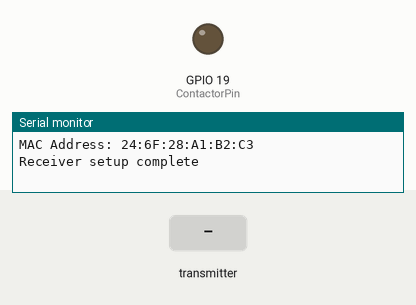
Simulated run of this sketch. Board: ESP32. Parts: output pins drawn as LEDs (lit = HIGH), the last lines printed to the serial monitor. Inputs (shaded band) come from the test bench.

Above: at 1.2 s.
1.3 s: the transmitter starts sending relayStates.0 = 1
At 1.7 s:
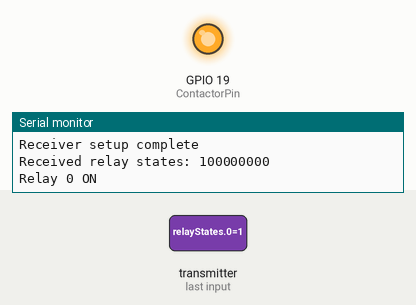
2.8 s: the transmitter starts sending relayStates.0 = 0
At 4.0 s:
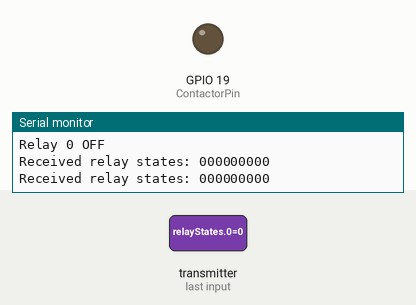
4.3 s: the transmitter starts sending relayStates.1 = 1
At 5.2 s:
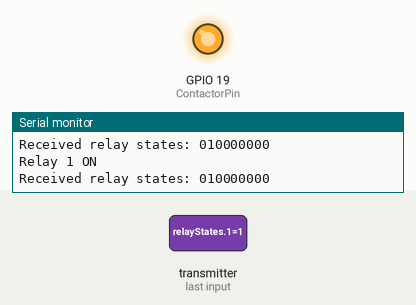
5.8 s: the transmitter starts sending relayStates.1 = 0
At 6.3 s:
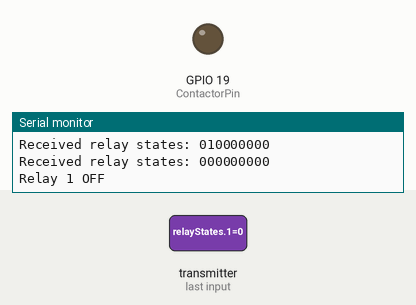
Timing chart, 0 to 8.3 s (numbered marks = the images above; inputs shaded):
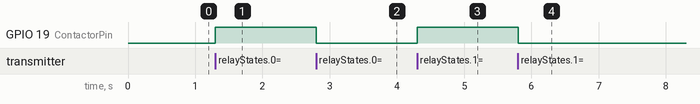

The sketch:

Collector_Receiver.ino
```cpp
#include <WiFi.h>
#include <esp_now.h>

#define NUM_RELAYS 9 // Assuming 6 relays in total
#define DEBOUNCE_DELAY 50 // Debounce delay in milliseconds
#define ContactorPin 19
#define Sleep_Min 60

bool relayStates[NUM_RELAYS] = {false, false, false, false, false, false,false,false,false}; // Initial relay states
bool lastRelayStates[NUM_RELAYS] = {false, false, false, false, false, false,false,false,false}; // Last known relay states
unsigned long lastChangeTime = {0}; // Time of last relay state change
bool ContactorState = false;
bool recflag = false;
uint8_t receiverMac[] = {0xCC, 0xDB, 0xA7, 0x1E, 0xF7, 0xF8};

unsigned long startTime;
const unsigned long SLEEP_TIME = Sleep_Min*60*1000;

void setup() {
    Serial.begin(115200);
    Serial.print("MAC Address: ");
    Serial.println(WiFi.macAddress());
    pinMode(ContactorPin, OUTPUT);

    WiFi.mode(WIFI_STA);
    WiFi.disconnect();

    if (esp_now_init() != ESP_OK) {
        Serial.println("Error initializing ESP-NOW");
        return;
    }

    esp_now_register_recv_cb(onDataReceived);
    Serial.println("Receiver setup complete");
    startTime = millis();
}

void loop() {
    if (millis() - startTime >= SLEEP_TIME && recflag == true) {
      Serial.println("Timer Sleep Activated");
      digitalWrite(ContactorPin, false);
      recflag = false;
    }
}


void onDataReceived(const uint8_t *mac_addr, const uint8_t *data, int len) {
    // Ensure data received is for relay control and valid
    recflag = true;
    if (len == sizeof(relayStates)) {
        memcpy(relayStates, data, sizeof(relayStates)); // Copy received relay states to relayStates array

        // Print received relay states for debugging
        Serial.print("Received relay states: ");
        for (int i = 0; i < NUM_RELAYS; i++) {
            Serial.print(relayStates[i] ? "1" : "0");
        }
        Serial.println();

        // Update relays based on received states
        for (int i = 0; i < NUM_RELAYS; i++) {
            // Check if the received state is different from the last known state
            if (relayStates[i] != lastRelayStates[i]) {
                unsigned long currentTime = millis();

                // Apply debounce delay to ensure stable state change
                if (currentTime - lastChangeTime >= DEBOUNCE_DELAY) {
                    // Update relay state and print the change
                    lastRelayStates[i] = relayStates[i];
                    Serial.print("Relay ");
                    Serial.print(i);
                    Serial.println(relayStates[i] ? " ON" : " OFF");
                    lastChangeTime = currentTime;
                }
            }
        }
        bool anyRelayOn = false;
        for (int i = 0; i < NUM_RELAYS; i++) {
            if (relayStates[i]) {
                anyRelayOn = true;
                break; // No need to check further if any relay is ON
            }
        }


        //esp_err_t result = esp_now_send(receiverMac, (uint8_t *)&anyRelayOn, sizeof(bool));
        //Serial.println(result);
        digitalWrite(ContactorPin, anyRelayOn ? HIGH : LOW);
    } else {
        Serial.println("Invalid data received or incorrect length");
        Serial.print("Expected length: ");
        Serial.println(sizeof(relayStates));
        Serial.print("Received length: ");
        Serial.println(len);
    }
    startTime = millis();
}
```

Measured:
- after the input at 1.3 s, GPIO 19 (ContactorPin): LOW → HIGH at once
- after the input at 2.8 s, GPIO 19 (ContactorPin): HIGH → LOW at once
- after the input at 4.3 s, GPIO 19 (ContactorPin): LOW → HIGH at once
- after the input at 5.8 s, GPIO 19 (ContactorPin): HIGH → LOW at once
